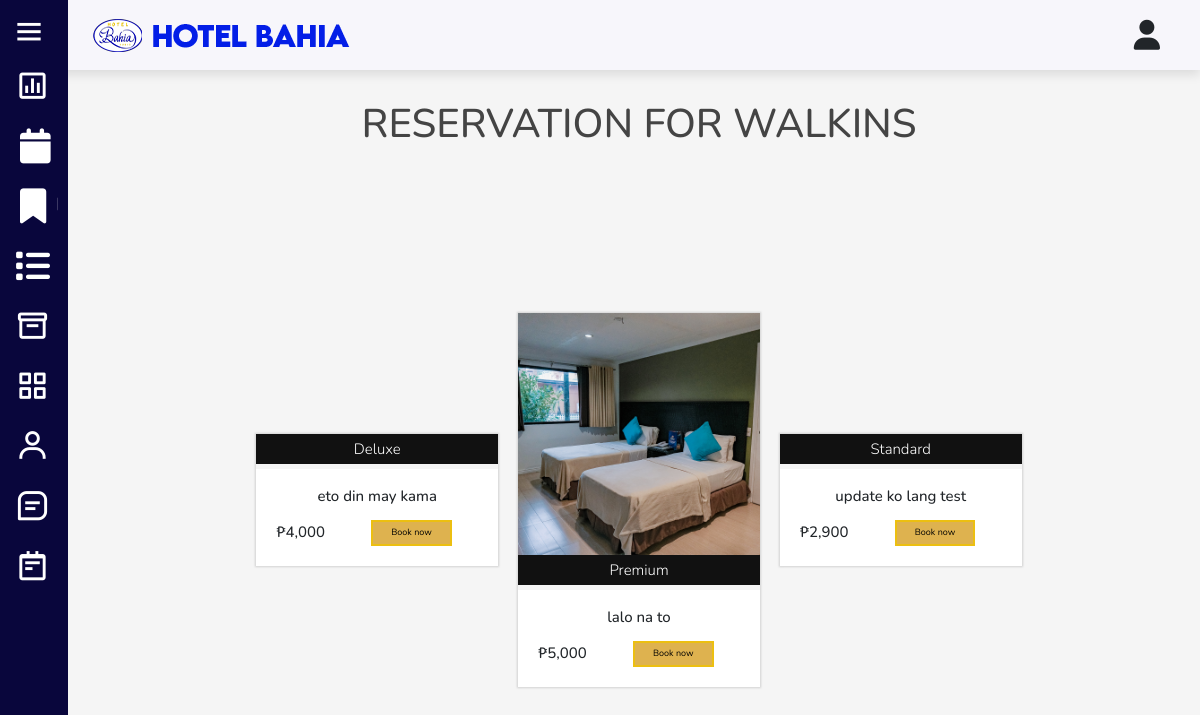
Page /admin/reserve.php (signed in) on the committed database.
### tables this page shows
CREATE TABLE `category` (
  `id` int(100) NOT NULL,
  `name` varchar(100) NOT NULL,
  `cat_img` varchar(100) NOT NULL,
  `price` int(100) NOT NULL,
  `details` varchar(255) NOT NULL
);

### admin/reserve.php (the view, shortened to what this page needs)
<?php
include '../components/connect.php';
?>
<!DOCTYPE html>
<html lang="en">
<head>
   <link rel="stylesheet"  href="https://cdnjs.cloudflare.com/ajax/libs/font-awesome/6.2.0/css/all.min.css">
   <link href="https://cdn.jsdelivr.net/npm/bootstrap@5.3.0-alpha3/dist/css/bootstrap.min.css" rel="stylesheet">
   <link rel="stylesheet" href="https://cdn.datatables.net/1.13.4/css/dataTables.bootstrap4.min.css">
   <link rel="stylesheet" href="https://cdnjs.cloudflare.com/ajax/libs/font-awesome/6.1.1/css/all.min.css">
   <link href='https://cdn.jsdelivr.net/npm/boxicons@latest/css/boxicons.min.css' rel='stylesheet'>
   <link rel="stylesheet" href="../css/admin_style.css">
</head>
<body className='snippet-body'>
<body id="body-pd">
<?php include '../components/admin_header.php'; ?>
<section class="show-products">
   <h1 class="heading">RESERVATION FOR WALKINS</h1>
   <div class="box-container">
   <div class="plans-section" id="rooms">
			<div class="container">
						<div class="cbp-ig-grid1">
						<?php
							$select_room= $conn->prepare("SELECT * FROM `category`");
							$select_room->execute();
							if($select_room->rowCount() > 0){
								while($fetch_rooms = $select_room->fetch(PDO::FETCH_ASSOC)){
						?>
				<div class="col-md-3 price-grid ">
					<div class="price-block agile">
						<div class="price-gd-top">
						<img src="../uploaded_img/category_img/<?= $fetch_rooms['cat_img']; ?>" height="250" alt="">
						<h4><?= $fetch_rooms['name']; ?></h4>
						</div>
						<div class="price-gd-bottom">
						<h4><?= $fetch_rooms['details']; ?></h4>
							<div class="price-selet">
								<h3>₱<?= number_format($fetch_rooms['price'], 0, '.', ',') ?></h3>
								<a href="walkin.php?id=<?= $fetch_rooms['id']; ?>"></i>Book now</a>
							</div>
						</div>
					</div>
				</div>
				<?php
         }
      }else{
         echo '<p class="empty">no rooms added yet!</p>';
      }
	  ?>
			</div>
		</div>
	</div>
   </div>
</section>
</body>
</html>

### components/admin_header.php (shortened to what this page needs)
<header class="header" id="header">
         <img class="mainlogo" src="../images/logo.png" alt=""/>
         <div class="icons">
         <div id="user-btn" class="fas fa-user"></div>
         </div>
    </header>
    <div class="l-navbar" id="nav-bar">
      <div class="header_toggle"> <i class='bx bx-menu' id="header-toggle"></i> </div>
        <nav class="nav">
                <div class="nav_list">
                  <a href="dashboard.php" class="nav_link active"> <i class='bx bx-bar-chart-square nav_icon'></i> <span class="nav_name">Dashboard</span> </a>
                  <a href="reserve.php" class="nav_link"> <i style="padding-left: 5px" class='fa-solid fa-calendar nav_icon'></i> <span class="nav_name">Walkins</span> </a>
                  <a href="bookings.php" class="nav_link"> <i style="padding-left: 5px" class='fa-solid fa-bookmark nav_icon'></i> <span class="nav_name">Booking</span> </a>
                  <a href="booking_list.php" class="nav_link"> <i class='fa-solid fa-list nav_icon'></i> <span class="nav_name">Booking History</span> </a>
                  <a href="rooms.php" class="nav_link"> <i class='bx bx-box nav_icon'></i> <span class="nav_name">Rooms</span> </a>
                  <a href="categories.php" class="nav_link"> <i class='bx bx-grid-alt nav_icon'></i> <span class="nav_name">Category</span> </a>
                  <a data-bs-toggle="collapse" href="#collapseExample" role="button" aria-expanded="false" aria-controls="collapseExample" class="nav_link"> <i class='bx bx-user nav_icon'></i> <span class="nav_name dropdown-toggle">Accounts</span> </a>
                  <a href="messages.php" class="nav_link"> <i class='bx bx-message-square-detail nav_icon'></i> <span class="nav_name">Feedback</span> </a>
                  <a href="logs.php" class="nav_link"> <i class="bx bx-notepad nav_icon"></i> <span class="nav_name">Logs</span> </a>
            </div>
        </nav>
    </div>

### css/admin_style.css (style rules this page uses)
:root { --main-color: #0C084C; --orange: #096386; --red: #1a1ae0; --black: #444; --white: #fff; --light-color: #777; --light-bg: #f5f5f5; --border: .2rem solid var(--black); --box-shadow: 0 .5rem 1rem rgba(0, 0, 0, .1); }
* { font-family: 'Nunito', sans-serif; margin: 0; padding: 0; box-sizing: border-box; outline: none; border: none; text-decoration: none; }
html { font-size: 62.5%; overflow-x: hidden; }
.plans-section { padding: 150px 0px; }
.price-grid { display: flex; flex-wrap: wrap; justify-content: center; padding: 10px; }
.price-block { width: 100%; box-shadow: 0px 0px 2px 1px rgba(0, 0, 0, 0.15); transition: 0.3s all; }
.price-gd-top { text-align: center; position: relative; }
.price-gd-top img { max-width: 100%; height: auto; display: block; }
.price-gd-top h4 { font-size: 1.5em; color: #fff; padding: 0.4em 1em; background: #111111; font-weight: 300; bottom: 10px; left: 0; right: 0; text-align: center; }
.price-selet h3 { padding: 0.2em 0em 0em 0em; font-size: 1.5em; float: left; margin-left: 20px; }
.price-gd-bottom { background: #fff; text-align: center; padding: 1.8em 0em 1em; }
.price-selet { padding: 1em 0em; text-align: center; background: #fff; }
.price-selet a { font-size: 1.1em; color: #fff; display: block; }
.price-selet a { font-size: 0.9em; color: #000000; display: inline-block; padding: 0.5em 2em; background: #deb24f; text-decoration: none; border: 2px solid #ecbf11; }
.container { text-align: center; }
.cbp-ig-grid1 { display: flex !important; justify-content: center; align-items: center; max-width: 100%; flex-direction: row; flex-flow: wrap; }
nav a { color: #333; text-decoration: none; font-weight: bold; }
.active { color: blue; }
.box-container { display: flex; justify-content: center; }
.header { display: flex; justify-content: space-between; margin-bottom: 10px; }
a { text-decoration: none !important; }
body { background-color: var(--light-bg); height: 100%; }
section { padding: 2rem; max-width: 1200px; margin: 0 auto; }
.heading { font-size: 4rem; color: var(--black); text-align: center; text-transform: uppercase; }
.header { position: sticky; top: 0; left: 0; right: 0; background-color: var(--white); box-shadow: var(--box-shadow); z-index: 1000; }
.show-products .box-container { display: flex; justify-content: center; }
section.show-products, section.orders, section.accounts, section.contacts { max-width: none; }
:root { --header-height: 3rem; --nav-width: 68px; --first-color: #4723D9; --first-color-light: #AFA5D9; --white-color: #F7F6FB; --body-font: 'Nunito', sans-serif; --normal-font-size: 1rem; --z-fixed: 100 }
*,::before,::after { box-sizing: border-box }
body { position: relative; margin: var(--header-height) 0 0 0; padding: 0 1rem; font-family: var(--body-font); font-size: var(--normal-font-size); transition: .5s }
a { text-decoration: none }
.header { width: 100%; height: var(--header-height); position: fixed; top: 0; left: 0; display: flex; align-items: center; justify-content: space-between; padding: 0 1rem; background-color: var(--white-color); z-index: var(--z-fixed); transition: .5s }
.header_toggle { color: white; font-size: 3.5rem; cursor: pointer; text-align:center !important; }
.l-navbar { position: fixed; top: 0; left: -30%; width: var(--nav-width); height: 100vh; background-color: #09063c; padding: .5rem 1rem 0 0; transition: .5s; z-index: var(--z-fixed) }
.nav { height: 100%; display: flex; flex-direction: column; justify-content: space-between; overflow: hidden }
.nav_logo, .nav_link { display: grid; grid-template-columns: max-content max-content; align-items: center; column-gap: 1rem; padding: .5rem 0 .5rem 1.5rem }
.nav_link { position: relative; color: white; margin-bottom: 1.5rem; transition: .3s; font-size: 2rem !important; }
.nav_icon { font-size: 3.5rem; }
@media screen and (min-width: 768px) { body { margin: calc(var(--header-height) + 5rem) 0 0 0; padding-left: calc(var(--nav-width) + 2rem) } }
@media screen and (min-width: 768px) { .header { height: calc(var(--header-height) + 4rem); padding: 0 2rem 0 calc(var(--nav-width) + 2rem); box-shadow: var(--box-shadow); } }
@media screen and (min-width: 768px) { .l-navbar { left: 0; padding: 1rem 1rem 0 0 } }
.fa-user { font-size: 3rem; margin-right: 2rem !important; }
::placeholder { color: #bbbaba; }

### rows in the picture
category: name "Deluxe", details "eto din may kama", price "4,000"
category: cat_img (picture), name "Premium", details "lalo na to", price "5,000"
category: name "Standard", details "update ko lang test", price "2,900"
